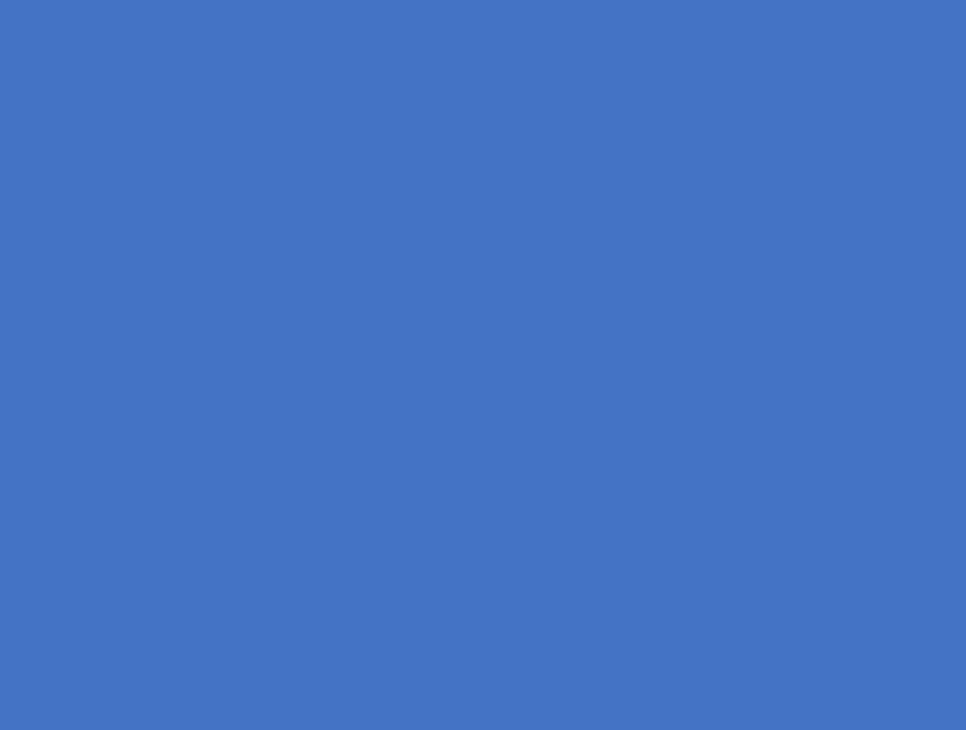
#> input picture 07/background.jpg, 966 x 730 px, shrunk from 1269 x 959 before the run
$ python ex7-4_haikeibunri.py
#> lines starting #> are read from the running program, lines starting #| are printed output that depends on the picture; after the words box and inside, x2 and y2 are one past the last pixel; in counts of white or black regions, pixels touching at a corner belong together
import cv2
import numpy as np

img1 = cv2.imread("background.jpg")
#> img1 is the input picture: shape (730, 966, 3); mean B, G, R 197, 115, 68
img1 = cv2.GaussianBlur(img1, (5, 5), 0)

img2 = cv2.imread("background_withcat.jpg")
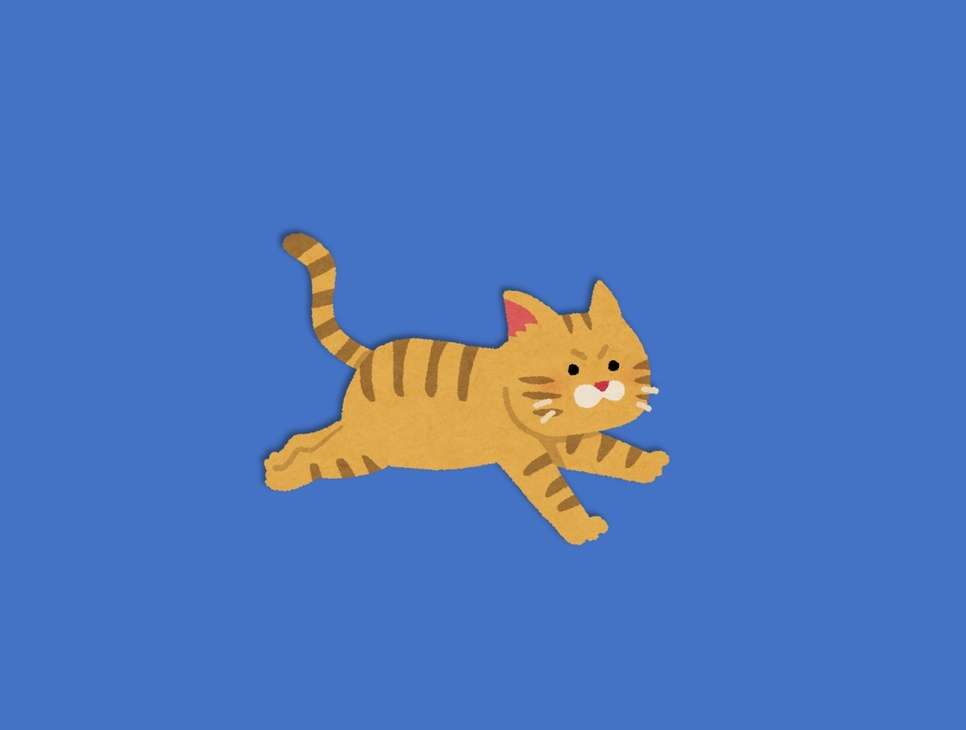
#> input picture 07/background_withcat.jpg, 966 x 730 px, shrunk from 1269 x 959 before the run
#> img2 is the input picture: shape (730, 966, 3); mean B, G, R 187.4, 118.1, 79
img2 = cv2.GaussianBlur(img2, (5, 5), 0)

fgbg = cv2.bgsegm.createBackgroundSubtractorMOG()
fgmask = fgbg.apply(np.uint8(img1))
#> fgmask: shape (730, 966); every value is 0
fgmask = fgbg.apply(np.uint8(img2))
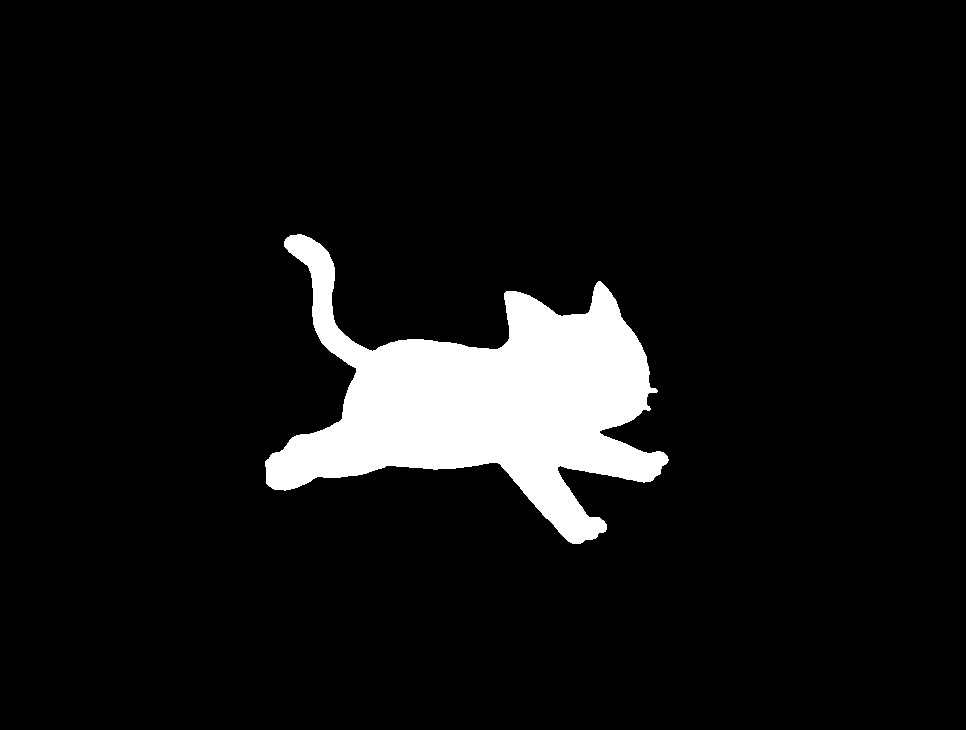
#> fgmask: shape (730, 966); 7.5% white; 1 white region, box (x1, y1, x2, y2) and area: (265, 234, 669, 544) 53028

cv2.imwrite("result4_background_mask.jpg", fgmask)
